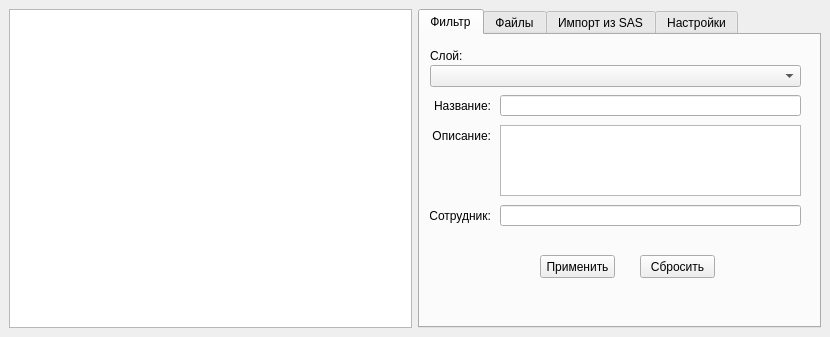
<?xml version="1.0" encoding="UTF-8"?>
<ui version="4.0">
 <class>UniumPluginDockWidgetBase</class>
 <widget class="QDockWidget" name="UniumPluginDockWidgetBase">
  <property name="geometry">
   <rect>
    <x>0</x>
    <y>0</y>
    <width>830</width>
    <height>337</height>
   </rect>
  </property>
  <property name="windowTitle">
   <string>UniumPlugin</string>
  </property>
  <widget class="QWidget" name="conts">
   <layout class="QGridLayout" name="gridLayout">
    <item row="0" column="0">
     <layout class="QGridLayout" name="mainGrid" columnstretch="1,1">
      <item row="0" column="0">
       <widget class="QTableWidget" name="tableView">
        <property name="sizePolicy">
         <sizepolicy hsizetype="Expanding" vsizetype="Expanding">
          <horstretch>0</horstretch>
          <verstretch>0</verstretch>
         </sizepolicy>
        </property>
        <property name="editTriggers">
         <set>QAbstractItemView::NoEditTriggers</set>
        </property>
        <property name="sortingEnabled">
         <bool>true</bool>
        </property>
       </widget>
      </item>
      <item row="0" column="1">
       <widget class="QTabWidget" name="tabs">
        <property name="sizePolicy">
         <sizepolicy hsizetype="Expanding" vsizetype="Expanding">
          <horstretch>1</horstretch>
          <verstretch>0</verstretch>
         </sizepolicy>
        </property>
        <property name="currentIndex">
         <number>0</number>
        </property>
        <widget class="QWidget" name="filterTab">
         <attribute name="title">
          <string>Фильтр</string>
         </attribute>
         <widget class="QLineEdit" name="emplEdit">
          <property name="geometry">
           <rect>
            <x>80</x>
            <y>170</y>
            <width>301</width>
            <height>21</height>
           </rect>
          </property>
         </widget>
         <widget class="QLabel" name="label_4">
          <property name="geometry">
           <rect>
            <x>10</x>
            <y>60</y>
            <width>61</width>
            <height>21</height>
           </rect>
          </property>
          <property name="text">
           <string>Название:</string>
          </property>
          <property name="alignment">
           <set>Qt::AlignRight|Qt::AlignTrailing|Qt::AlignVCenter</set>
          </property>
         </widget>
         <widget class="QLabel" name="label">
          <property name="geometry">
           <rect>
            <x>10</x>
            <y>10</y>
            <width>61</width>
            <height>21</height>
           </rect>
          </property>
          <property name="text">
           <string>Слой:</string>
          </property>
          <property name="alignment">
           <set>Qt::AlignLeading|Qt::AlignLeft|Qt::AlignVCenter</set>
          </property>
         </widget>
         <widget class="QLineEdit" name="nameEdit">
          <property name="geometry">
           <rect>
            <x>80</x>
            <y>60</y>
            <width>301</width>
            <height>21</height>
           </rect>
          </property>
         </widget>
         <widget class="QComboBox" name="layersBox">
          <property name="geometry">
           <rect>
            <x>10</x>
            <y>30</y>
            <width>371</width>
            <height>22</height>
           </rect>
          </property>
         </widget>
         <widget class="QLabel" name="label_5">
          <property name="geometry">
           <rect>
            <x>10</x>
            <y>90</y>
            <width>61</width>
            <height>21</height>
           </rect>
          </property>
          <property name="text">
           <string>Описание:</string>
          </property>
          <property name="alignment">
           <set>Qt::AlignRight|Qt::AlignTrailing|Qt::AlignVCenter</set>
          </property>
         </widget>
         <widget class="QTextEdit" name="descrEdit">
          <property name="geometry">
           <rect>
            <x>80</x>
            <y>90</y>
            <width>301</width>
            <height>71</height>
           </rect>
          </property>
         </widget>
         <widget class="QLabel" name="label_6">
          <property name="geometry">
           <rect>
            <x>10</x>
            <y>170</y>
            <width>61</width>
            <height>21</height>
           </rect>
          </property>
          <property name="text">
           <string>Сотрудник:</string>
          </property>
          <property name="alignment">
           <set>Qt::AlignRight|Qt::AlignTrailing|Qt::AlignVCenter</set>
          </property>
         </widget>
         <widget class="QPushButton" name="applyFilterButton">
          <property name="geometry">
           <rect>
            <x>120</x>
            <y>220</y>
            <width>75</width>
            <height>23</height>
           </rect>
          </property>
          <property name="text">
           <string>Применить</string>
          </property>
         </widget>
         <widget class="QPushButton" name="resetFilterButton">
          <property name="geometry">
           <rect>
            <x>220</x>
            <y>220</y>
            <width>75</width>
            <height>23</height>
           </rect>
          </property>
          <property name="text">
           <string>Сбросить</string>
          </property>
         </widget>
        </widget>
        <widget class="QWidget" name="filesTab">
         <attribute name="title">
          <string>Файлы</string>
         </attribute>
        </widget>
        <widget class="QWidget" name="dataTab">
         <attribute name="title">
          <string>Импорт из SAS</string>
         </attribute>
         <widget class="QLabel" name="label_7">
          <property name="geometry">
           <rect>
            <x>6</x>
            <y>60</y>
            <width>93</width>
            <height>16</height>
           </rect>
          </property>
          <property name="text">
           <string>marks.sml</string>
          </property>
          <property name="alignment">
           <set>Qt::AlignLeading|Qt::AlignLeft|Qt::AlignVCenter</set>
          </property>
         </widget>
         <widget class="QLabel" name="label_8">
          <property name="geometry">
           <rect>
            <x>6</x>
            <y>110</y>
            <width>111</width>
            <height>16</height>
           </rect>
          </property>
          <property name="text">
           <string>Файл базы данных</string>
          </property>
          <property name="alignment">
           <set>Qt::AlignLeading|Qt::AlignLeft|Qt::AlignVCenter</set>
          </property>
         </widget>
         <widget class="QPushButton" name="marksbrwsButton">
          <property name="geometry">
           <rect>
            <x>220</x>
            <y>80</y>
            <width>31</width>
            <height>20</height>
           </rect>
          </property>
          <property name="text">
           <string>...</string>
          </property>
         </widget>
         <widget class="QPushButton" name="catbrwsButton">
          <property name="geometry">
           <rect>
            <x>220</x>
            <y>30</y>
            <width>31</width>
            <height>20</height>
           </rect>
          </property>
          <property name="text">
           <string>...</string>
          </property>
         </widget>
         <widget class="QLineEdit" name="dbfileEdit">
          <property name="geometry">
           <rect>
            <x>6</x>
            <y>130</y>
            <width>201</width>
            <height>20</height>
           </rect>
          </property>
          <property name="readOnly">
           <bool>true</bool>
          </property>
         </widget>
         <widget class="QLineEdit" name="catfileEdit">
          <property name="geometry">
           <rect>
            <x>6</x>
            <y>30</y>
            <width>201</width>
            <height>20</height>
           </rect>
          </property>
          <property name="readOnly">
           <bool>true</bool>
          </property>
         </widget>
         <widget class="QLabel" name="label_3">
          <property name="geometry">
           <rect>
            <x>6</x>
            <y>10</y>
            <width>93</width>
            <height>16</height>
           </rect>
          </property>
          <property name="text">
           <string>Categotymarks.sml</string>
          </property>
          <property name="alignment">
           <set>Qt::AlignRight|Qt::AlignTrailing|Qt::AlignVCenter</set>
          </property>
         </widget>
         <widget class="QPushButton" name="loadSASButton">
          <property name="geometry">
           <rect>
            <x>90</x>
            <y>200</y>
            <width>75</width>
            <height>23</height>
           </rect>
          </property>
          <property name="text">
           <string>Загрузить</string>
          </property>
         </widget>
         <widget class="QLineEdit" name="marksfileEdit">
          <property name="geometry">
           <rect>
            <x>6</x>
            <y>80</y>
            <width>201</width>
            <height>20</height>
           </rect>
          </property>
          <property name="readOnly">
           <bool>true</bool>
          </property>
         </widget>
         <widget class="QPushButton" name="dbbrwsButton">
          <property name="geometry">
           <rect>
            <x>220</x>
            <y>130</y>
            <width>31</width>
            <height>20</height>
           </rect>
          </property>
          <property name="text">
           <string>...</string>
          </property>
         </widget>
         <widget class="QLineEdit" name="tbldbEdit">
          <property name="geometry">
           <rect>
            <x>6</x>
            <y>170</y>
            <width>201</width>
            <height>20</height>
           </rect>
          </property>
          <property name="readOnly">
           <bool>false</bool>
          </property>
         </widget>
         <widget class="QLabel" name="label_9">
          <property name="geometry">
           <rect>
            <x>6</x>
            <y>150</y>
            <width>111</width>
            <height>16</height>
           </rect>
          </property>
          <property name="text">
           <string>Таблица</string>
          </property>
          <property name="alignment">
           <set>Qt::AlignLeading|Qt::AlignLeft|Qt::AlignVCenter</set>
          </property>
         </widget>
        </widget>
        <widget class="QWidget" name="setTab">
         <attribute name="title">
          <string>Настройки</string>
         </attribute>
        </widget>
       </widget>
      </item>
     </layout>
    </item>
   </layout>
  </widget>
 </widget>
 <resources/>
 <connections/>
</ui>
